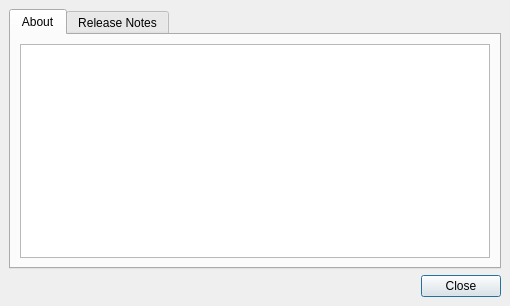
<ui version="4.0" >
 <class>tcAboutDialog</class>
 <widget class="QDialog" name="tcAboutDialog" >
  <property name="geometry" >
   <rect>
    <x>0</x>
    <y>0</y>
    <width>510</width>
    <height>306</height>
   </rect>
  </property>
  <property name="windowTitle" >
   <string>About...</string>
  </property>
  <layout class="QVBoxLayout" >
   <property name="margin" >
    <number>9</number>
   </property>
   <property name="spacing" >
    <number>6</number>
   </property>
   <item>
    <widget class="QTabWidget" name="tab1" >
     <property name="currentIndex" >
      <number>0</number>
     </property>
     <widget class="QWidget" name="tab" >
      <attribute name="title" >
       <string>About</string>
      </attribute>
      <layout class="QVBoxLayout" >
       <property name="margin" >
        <number>9</number>
       </property>
       <property name="spacing" >
        <number>6</number>
       </property>
       <item>
        <widget class="QTextBrowser" name="txt1_1" />
       </item>
      </layout>
     </widget>
     <widget class="QWidget" name="tab_2" >
      <attribute name="title" >
       <string>Release Notes</string>
      </attribute>
      <layout class="QVBoxLayout" >
       <property name="margin" >
        <number>9</number>
       </property>
       <property name="spacing" >
        <number>6</number>
       </property>
       <item>
        <widget class="QTextBrowser" name="txt1_2" />
       </item>
      </layout>
     </widget>
    </widget>
   </item>
   <item>
    <widget class="QDialogButtonBox" name="buttonBox" >
     <property name="orientation" >
      <enum>Qt::Horizontal</enum>
     </property>
     <property name="standardButtons" >
      <set>QDialogButtonBox::Close</set>
     </property>
    </widget>
   </item>
  </layout>
 </widget>
 <resources/>
 <connections>
  <connection>
   <sender>buttonBox</sender>
   <signal>accepted()</signal>
   <receiver>tcAboutDialog</receiver>
   <slot>accept()</slot>
   <hints>
    <hint type="sourcelabel" >
     <x>248</x>
     <y>254</y>
    </hint>
    <hint type="destinationlabel" >
     <x>157</x>
     <y>274</y>
    </hint>
   </hints>
  </connection>
  <connection>
   <sender>buttonBox</sender>
   <signal>rejected()</signal>
   <receiver>tcAboutDialog</receiver>
   <slot>reject()</slot>
   <hints>
    <hint type="sourcelabel" >
     <x>316</x>
     <y>260</y>
    </hint>
    <hint type="destinationlabel" >
     <x>286</x>
     <y>274</y>
    </hint>
   </hints>
  </connection>
 </connections>
</ui>
